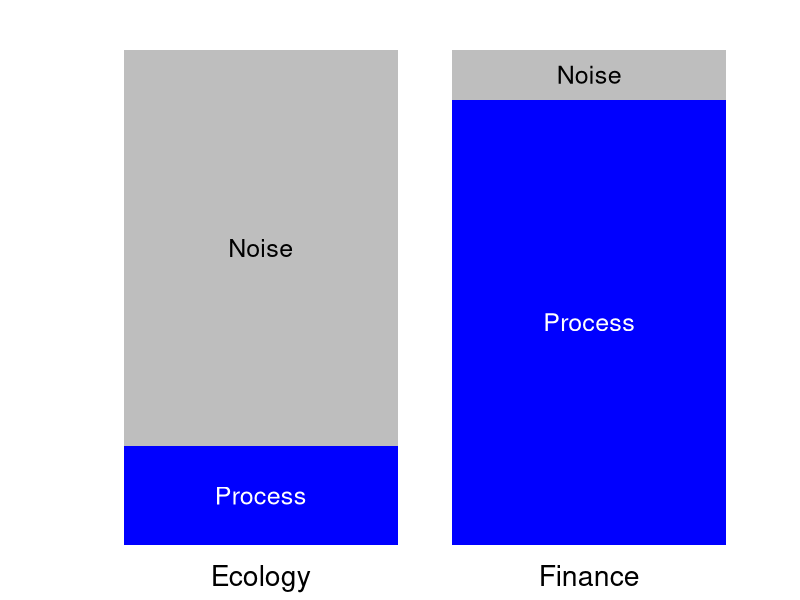
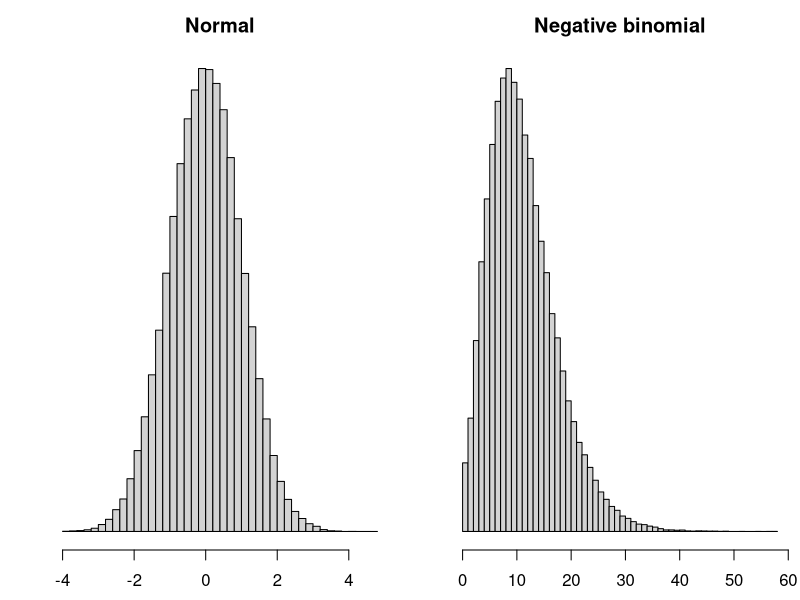
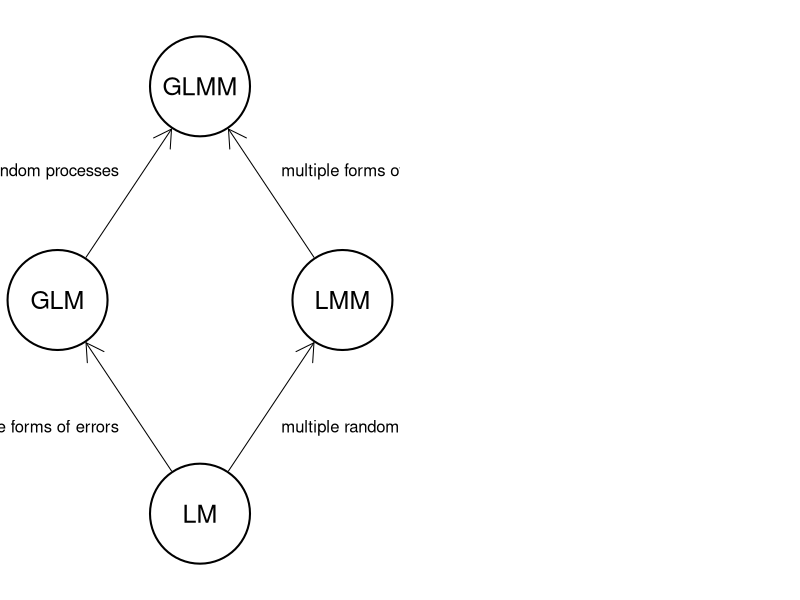
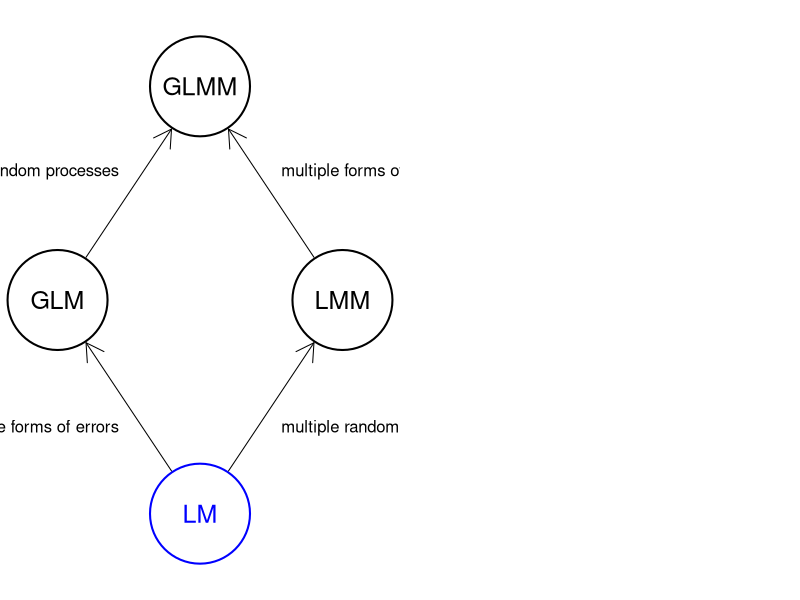
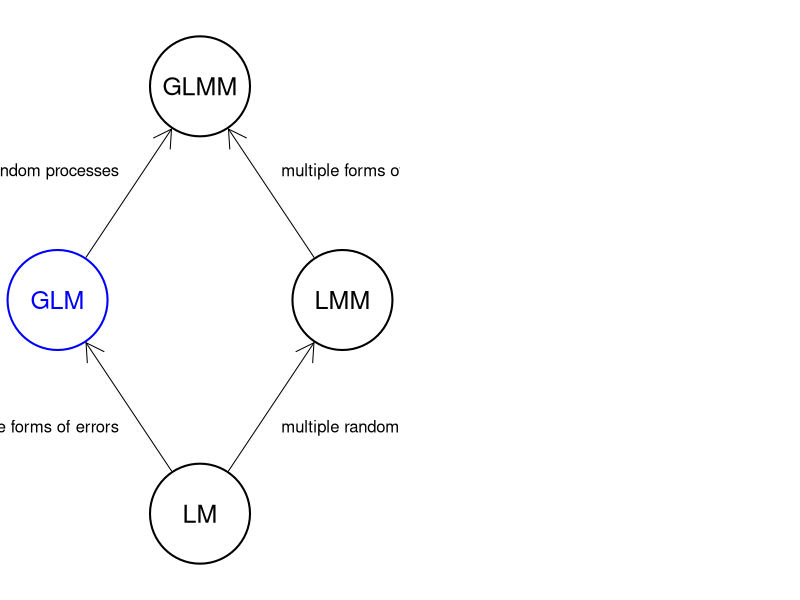
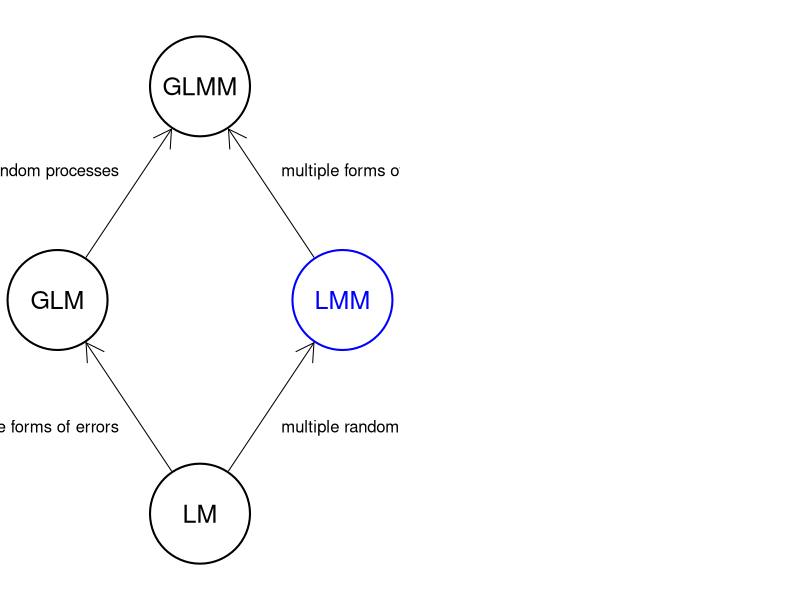
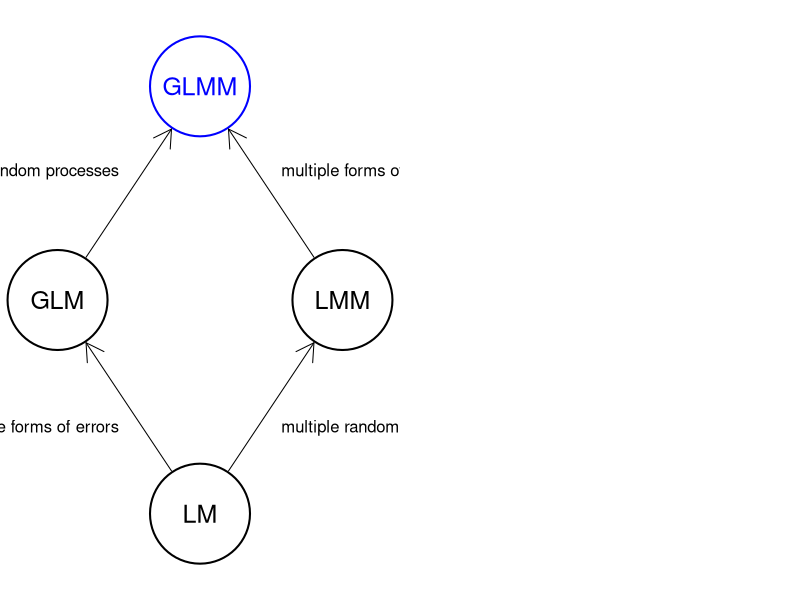
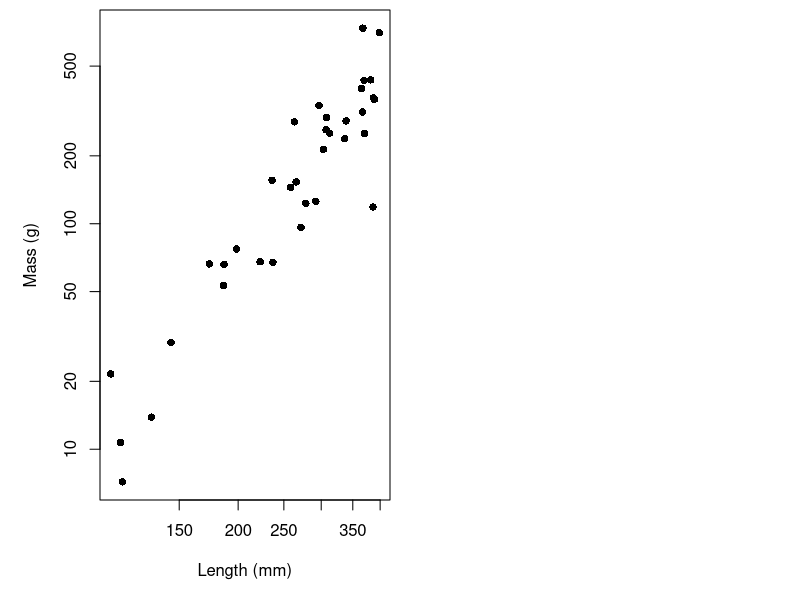

Source code (R) for these figures, in order:
## ---- chunk 1
knitr::opts_chunk$set(echo = FALSE)
## ---- chunk 2
dat <- matrix(c(20, 80, 90, 10), 2, 2)
par(mai = c(0.5, 1, 0.5, 0.5))
bp <- barplot(dat, las = 1, col = c("blue", "gray"), border = NA, axes = FALSE,
        ylab = "", names.arg = c("Ecology", "Finance"), cex.names = 1.7)
text(0.7, 10, adj = c(0.5, 0.5), "Process", col = "white", cex = 1.5)
text(0.7, 60, adj = c(0.5, 0.5), "Noise", col = "black", cex = 1.5)
text(1.9, 45, adj = c(0.5, 0.5), "Process", col = "white", cex = 1.5)
text(1.9, 95, adj = c(0.5, 0.5), "Noise", col = "black", cex = 1.5)
## ---- chunk 3
par(mfrow = c(1, 2), mai = c(0.5, 0.5, 0.5, 0.1), omi = rep(0, 4), bg = NA)

hist(rnorm(1e5), breaks = 50,
     yaxt = "n", xlab = expression(epsilon), main = "Normal")

hist(rnbinom(1e5, 5, 0.3), breaks = 50,
     yaxt = "n", xlab = expression(epsilon), main = "Negative binomial")
## ---- chunk 4
par(mai = rep(0, 4), omi = rep(0, 4), bg = NA)

## order: GLM, LM, GLMM, LMM
xx <- c(1, 2, 2, 3) * 10
yy <- c(2, 1, 3, 2) * 10

plot(c(7, 33), c(7, 33), type = "n", xlim = c(7, 33), ylim = c(7, 33),
     xaxt = "n", yaxt = "n", xlab = "", ylab = "",
     bty = "n")
symbols(xx, yy, circle = rep(2, 4), inches = 0.5, add = TRUE,
        lwd = 2, bg = "white")
text(xx, yy, c("GLM", "LM", "GLMM", "LMM"), cex = 1.5)
## from LM to GLM
arrows(xx[2]-2, yy[2]+2, xx[1]+2, yy[1]-2, length = 0.2)
text(15, 14, "multiple forms of errors", pos = 2)
## from LM to LMM
arrows(xx[2]+2, yy[2]+2, xx[4]-2, yy[4]-2, length = 0.2)
text(25, 14, "multiple random processes", pos = 4)
## from GLM to GLMM
arrows(xx[1]+2, yy[1]+2, xx[3]-2, yy[3]-2, length = 0.2)
text(15, 26, "multiple random processes", pos = 2)
## from LMM to GLMM
arrows(xx[4]-2, yy[4]+2, xx[3]+2, yy[3]-2, length = 0.2)
text(25, 26, "multiple forms of errors", pos = 4)
## ---- chunk 5
par(mai = rep(0, 4), omi = rep(0, 4), bg = NA)

## order: GLM, LM, GLMM, LMM
xx <- c(1, 2, 2, 3) * 10
yy <- c(2, 1, 3, 2) * 10

plot(c(7, 33), c(7, 33), type = "n", xlim = c(7, 33), ylim = c(7, 33),
     xaxt = "n", yaxt = "n", xlab = "", ylab = "",
     bty = "n")
symbols(xx, yy, circle = rep(2, 4), inches = 0.5, add = TRUE,
        lwd = 2, fg = c("black", "blue", "black", "black"), bg = "white")
text(xx, yy, c("GLM", "LM", "GLMM", "LMM"), cex = 1.5,
     col = c("black", "blue", "black", "black"))
## from LM to GLM
arrows(xx[2]-2, yy[2]+2, xx[1]+2, yy[1]-2, length = 0.2)
text(15, 14, "multiple forms of errors", pos = 2)
## from LM to LMM
arrows(xx[2]+2, yy[2]+2, xx[4]-2, yy[4]-2, length = 0.2)
text(25, 14, "multiple random processes", pos = 4)
## from GLM to GLMM
arrows(xx[1]+2, yy[1]+2, xx[3]-2, yy[3]-2, length = 0.2)
text(15, 26, "multiple random processes", pos = 2)
## from LMM to GLMM
arrows(xx[4]-2, yy[4]+2, xx[3]+2, yy[3]-2, length = 0.2)
text(25, 26, "multiple forms of errors", pos = 4)
## ---- chunk 6
par(mai = rep(0, 4), omi = rep(0, 4), bg = NA)

## order: GLM, LM, GLMM, LMM
xx <- c(1, 2, 2, 3) * 10
yy <- c(2, 1, 3, 2) * 10

plot(c(7, 33), c(7, 33), type = "n", xlim = c(7, 33), ylim = c(7, 33),
     xaxt = "n", yaxt = "n", xlab = "", ylab = "",
     bty = "n")
symbols(xx, yy, circle = rep(2, 4), inches = 0.5, add = TRUE,
        lwd = 2, fg = c("blue", "black", "black", "black"), bg = "white")
text(xx, yy, c("GLM", "LM", "GLMM", "LMM"), cex = 1.5,
     col = c("blue", "black", "black", "black"))
## from LM to GLM
arrows(xx[2]-2, yy[2]+2, xx[1]+2, yy[1]-2, length = 0.2)
text(15, 14, "multiple forms of errors", pos = 2)
## from LM to LMM
arrows(xx[2]+2, yy[2]+2, xx[4]-2, yy[4]-2, length = 0.2)
text(25, 14, "multiple random processes", pos = 4)
## from GLM to GLMM
arrows(xx[1]+2, yy[1]+2, xx[3]-2, yy[3]-2, length = 0.2)
text(15, 26, "multiple random processes", pos = 2)
## from LMM to GLMM
arrows(xx[4]-2, yy[4]+2, xx[3]+2, yy[3]-2, length = 0.2)
text(25, 26, "multiple forms of errors", pos = 4)
## ---- chunk 7
par(mai = rep(0, 4), omi = rep(0, 4), bg = NA)

## order: GLM, LM, GLMM, LMM
xx <- c(1, 2, 2, 3) * 10
yy <- c(2, 1, 3, 2) * 10

plot(c(7, 33), c(7, 33), type = "n", xlim = c(7, 33), ylim = c(7, 33),
     xaxt = "n", yaxt = "n", xlab = "", ylab = "",
     bty = "n")
symbols(xx, yy, circle = rep(2, 4), inches = 0.5, add = TRUE,
        lwd = 2, fg = c("black", "black", "black", "blue"), bg = "white")
text(xx, yy, c("GLM", "LM", "GLMM", "LMM"), cex = 1.5,
     col = c("black", "black", "black", "blue"))
## from LM to GLM
arrows(xx[2]-2, yy[2]+2, xx[1]+2, yy[1]-2, length = 0.2)
text(15, 14, "multiple forms of errors", pos = 2)
## from LM to LMM
arrows(xx[2]+2, yy[2]+2, xx[4]-2, yy[4]-2, length = 0.2)
text(25, 14, "multiple random processes", pos = 4)
## from GLM to GLMM
arrows(xx[1]+2, yy[1]+2, xx[3]-2, yy[3]-2, length = 0.2)
text(15, 26, "multiple random processes", pos = 2)
## from LMM to GLMM
arrows(xx[4]-2, yy[4]+2, xx[3]+2, yy[3]-2, length = 0.2)
text(25, 26, "multiple forms of errors", pos = 4)
## ---- chunk 8
par(mai = rep(0, 4), omi = rep(0, 4), bg = NA)

## order: GLM, LM, GLMM, LMM
xx <- c(1, 2, 2, 3) * 10
yy <- c(2, 1, 3, 2) * 10

plot(c(7, 33), c(7, 33), type = "n", xlim = c(7, 33), ylim = c(7, 33),
     xaxt = "n", yaxt = "n", xlab = "", ylab = "",
     bty = "n")
symbols(xx, yy, circle = rep(2, 4), inches = 0.5, add = TRUE,
        lwd = 2, fg = c("black", "black", "blue", "black"), bg = "white")
text(xx, yy, c("GLM", "LM", "GLMM", "LMM"), cex = 1.5,
     col = c("black", "black", "blue", "black"))
## from LM to GLM
arrows(xx[2]-2, yy[2]+2, xx[1]+2, yy[1]-2, length = 0.2)
text(15, 14, "multiple forms of errors", pos = 2)
## from LM to LMM
arrows(xx[2]+2, yy[2]+2, xx[4]-2, yy[4]-2, length = 0.2)
text(25, 14, "multiple random processes", pos = 4)
## from GLM to GLMM
arrows(xx[1]+2, yy[1]+2, xx[3]-2, yy[3]-2, length = 0.2)
text(15, 26, "multiple random processes", pos = 2)
## from LMM to GLMM
arrows(xx[4]-2, yy[4]+2, xx[3]+2, yy[3]-2, length = 0.2)
text(25, 26, "multiple forms of errors", pos = 4)
## ---- chunk 9
## simulated data
set.seed(123)
nn <- 35
L10_length <- log(runif(nn, 100, 400), 10)
L10_mass <- -5.3 + 3.1 * L10_length + rnorm(nn, 0, 0.2)

par(mai = c(1, 1, 0.1, 0.1), omi = rep(0, 4), bg = NA)
plot(10^(L10_length), 10^(L10_mass), ylab = "Mass (g)", xlab = "Length (mm)", pch = 16, log = "xy")
## ---- chunk 10
m1 <- lm(L10_mass ~ 1)
summary(m1)
## ---- chunk 11
m2 <- lm(L10_mass ~ L10_length)
summary(m2)
## ---- chunk 12
AIC(m1, m2)
## ---- chunk 13
AIC(m1, m2)
